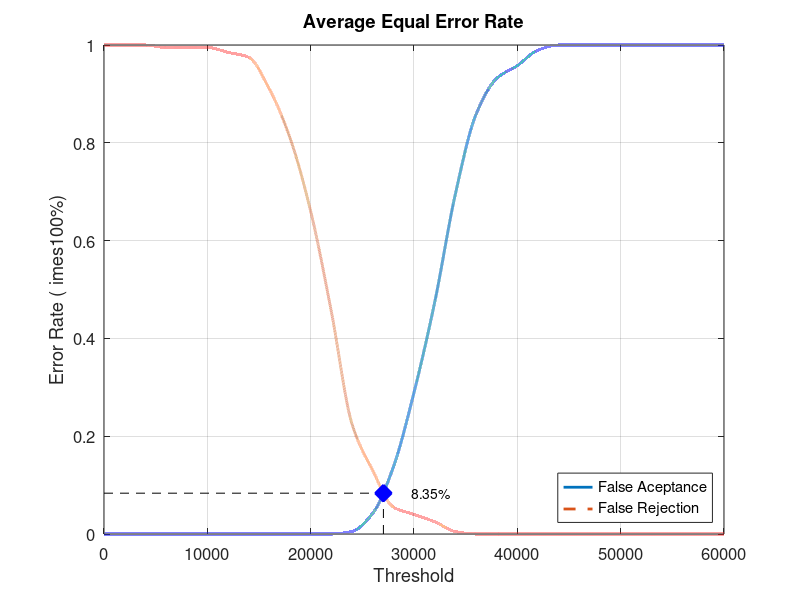
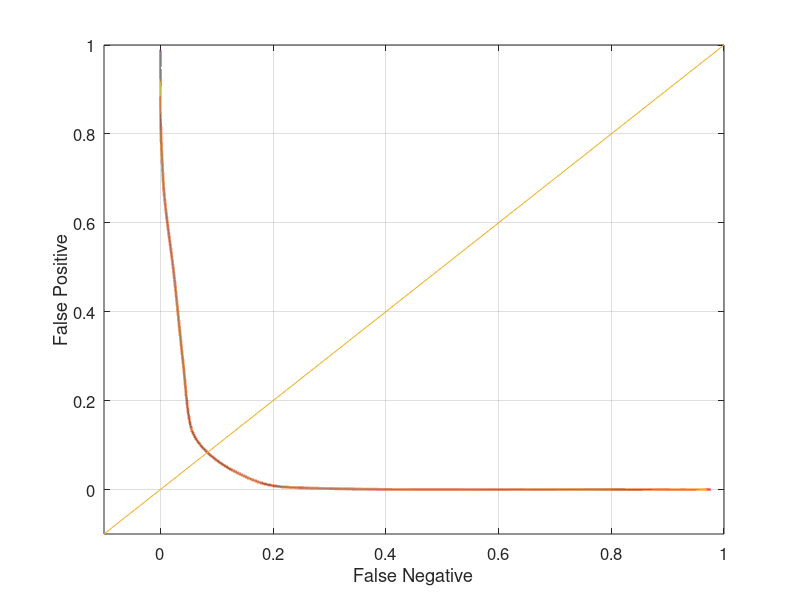

The MATLAB script that drew these images, in order:
close all;
clear;
clc;
x = 0:2000:60000;
xq = 0:0.5:60000;

y0 = [0 0 0 0 0 0 0 0 0 0 0 0 0.00526316 0.0421053 0.136842 0.289474 0.473684 0.694737 0.857895 0.931579 0.957895 0.989474 1 1 1 1 1 1 1 1 1]
yy0 = interp1(x, y0, xq, 'pchip');
y1 = [1 1 1 0.995 0.995 0.995 0.985 0.975 0.91 0.81 0.66 0.455 0.225 0.13 0.055 0.04 0.025 0.005 0 0 0 0 0 0 0 0 0 0 0 0 0]
yy1 = interp1(x, y1, xq, 'pchip');

% Calculating EER: 
y2 = abs(y0 - y1);
find(y2 == min(y2))
yy2 = abs(yy0 - yy1);
xEER = find(yy2 == min(yy2));
xEERIndex = xq(xEER) % X-axis EER
yEER = yy0(xEER) % Y-axis EER

main = figure
plot(xq, yy0,'-','LineWidth', 2);	hold on
plot(xq, yy1,'--','LineWidth', 2);	hold on
plot([xEERIndex xEERIndex], [0 yEER], 'k--');	hold on
plot([0 xEERIndex], [yEER yEER], 'k--');	hold on
plot(xEERIndex, yEER, 'bx', 'LineWidth', 10);	hold on
text(xEERIndex + 10 * xEERIndex / 100, yEER, [num2str(round((10000 * yEER)) / 100) '%'])
legend('False Aceptance', 'False Rejection', 'Location', 'SouthEast')
xlabel('Threshold')
ylabel('Error Rate (	imes100%)')
title('Average Equal Error Rate')
set(gca, 'FontSize', 12)
axis([0 60000 0 1])
grid on

print(main, 'Database3_4Main', '-dpng');
FNRxFPR = figure('Color', [1 1 1]);
plot(yy1, yy0, '-', yy1, yy0, 'LineWidth', 2);
hold on
y = -0.1:0.1:1
plot(y, y); 
set(gca, 'FontSize', 12)
xlabel('False Negative')
ylabel('False Positive')
axis([-0.1 1 -0.1 1])
set(gca, 'FontSize', 12)
grid on

print(FNRxFPR, 'Database3_4FNRxFPR','-dpng');
